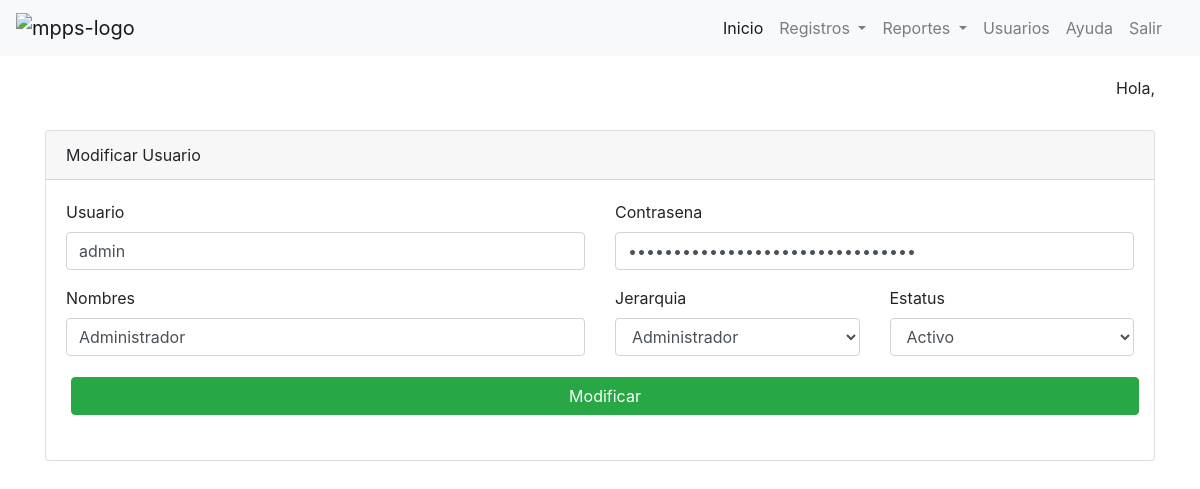
Page /crear_modificar_usuario.php?id=2 on the committed database.
### tables this page shows
CREATE TABLE `users` (
  `id` int(11) NOT NULL,
  `user` varchar(50) NOT NULL,
  `contrasena` varchar(50) NOT NULL,
  `nombres` varchar(200) NOT NULL,
  `acl` varchar(20) NOT NULL DEFAULT '',
  `estado` tinyint(1) NOT NULL DEFAULT 1,
  `creation_date` timestamp NOT NULL DEFAULT current_timestamp(),
  `update_date` timestamp NOT NULL DEFAULT current_timestamp() ON UPDATE current_timestamp()
);

### crear_modificar_usuario.php (called while the page is built, shortened)
<?php
    include 'menu.php';
    include 'cm_usuario.php';
?>

### cm_usuario.php (the view, shortened to what this page needs)
<?php
    include 'conexion.php';
    if(isset($_GET['id'])){
        $id = $_GET['id'];
        $query = "SELECT * FROM users WHERE id='$id'";
        $registro = $link->query($query);
        $user = $registro->fetch_object();
        $titulo = "Modificar Usuario";
        $reg = 1;
    }else{
        $titulo = "Crear Usuario";
        $reg = 0;
    }
?>
<div class="container">
    <div class="row">
        <div class="col-12">
            <div class="card mycard">
                <div class="card-header">
                        <?= $titulo ?>
                </div>
                <div class="card-body">
                    <form action="validacion_usuario.php" method="post">
                        <div class="row">
                            <div class="col-md-6">
                                <div class="form-group">
                                    <label for="user">Usuario</label>
                                    <input class="form-control" type="text" name="user" value="<?= (isset($user->user)) ? $user->user : '' ?>" required>
                                </div>
                            </div>
                            <div class="col-md-6">
                                <div class="form-group">
                                    <label for="contrasena">Contrasena</label>
                                    <input class="form-control" type="password" name="contrasena" value="<?= (isset($user->contrasena)) ? $user->contrasena : '' ?>" required>
                                </div>
                            </div>
                            <div class="col-md-6">
                                <div class="form-group">
                                    <label for="nombre">Nombres</label>
                                    <input class="form-control" type="text" name="nombres" value="<?= (isset($user->nombres) ? $user->nombres : '') ?>" required>
                                </div>
                            </div>
                            <div class="col-md-3">
                                <div class="form-group">
                                    <label for="acl">Jerarquia</label>
                                    <select name="acl" class="form-control" required>
                                        <option value="1" <?= ((isset($user->acl)) && ($user->acl == 'Admin')) ? 'selected':'' ?> >Administrador</option>
                                    </select>
                                </div>
                            </div>
                            <div class="col-md-3">
                                <div class="form-group">
                                    <label for="estado">Estatus</label>
                                    <select name="estado" class="form-control" required>
                                        <option value="1" <?= (isset($user->estado) && $user->estado == '1') ? 'selected':'' ?> >Activo</option>
                                    </select>
                                </div>
                            </div>
                            <div class="col-md-12">
                                <button type="submit" class="btn btn-block btn-success">
                                    <?= ($reg == 0) ? 'Guardar' : 'Modificar' ?>
                                </button>
                            </div>
                        </div>
                    </form>
                </div>
            </div>
        </div>
    </div>
</div>

### css/main.css (style rules this page uses)
.mycard { margin-top: 20px; }
form { display: table; margin: 0 auto; margin-bottom: 20px; }
form button { margin: 5px; }

### rows in the picture
users: user "admin", nombres "Administrador", acl "Administrador", estado "Activo"

### other values in the picture
$titulo "Modificar Usuario"
